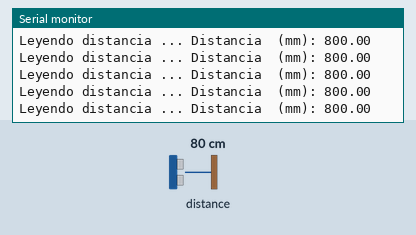
Bench run of a sketch on a simulated Arduino Uno, built with avr-gcc and run on an emulated ATmega328P. Shown: the last lines printed to the serial monitor. The inputs (shaded band) are chosen by the test bench; at power-on: distance to the obstacle 80 cm.

Above: at 1.2 s.
1.3 s: distance to the obstacle set to 250 cm
At 1.46 s:
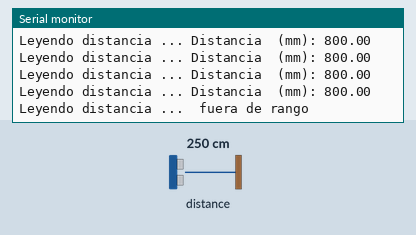
3.2 s: distance to the obstacle set to 2 cm
At 3.2 s:
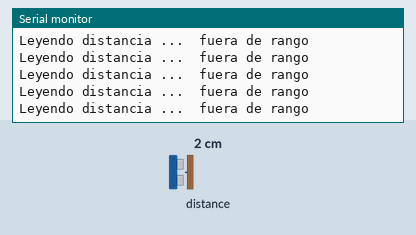
Timing chart, 0 to 6.2 s (numbered marks = the images above; inputs shaded):
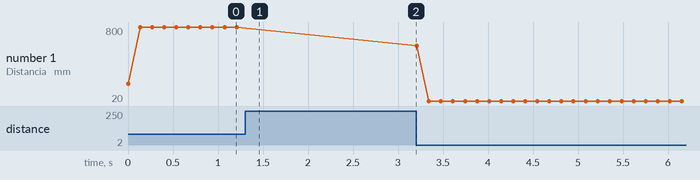

The sketch:

interferometria.ino
```cpp
#include "Adafruit_VL53L0X.h"

float senal = 0;
float senalANT = 0;
float alfa = 0.25;
float EMA = 0;

Adafruit_VL53L0X lox = Adafruit_VL53L0X();

void setup() {
  Serial.begin(115200);


  while (! Serial) {
    delay(1);
  }

  Serial.println("----- VL53L0X -----");
  if (!lox.begin()) {
    Serial.println(F("error de inicializacion"));
    while(1);
  }

  Serial.println(F("VL53L0X ejemplo rango\n\n"));
}


void loop() {
  VL53L0X_RangingMeasurementData_t measure;

  Serial.print("Leyendo distancia ... ");
  lox.rangingTest(&measure, false);

  if (measure.RangeStatus != 4) {
    senalANT = senal;
    senal = measure.RangeMilliMeter;

    EMA = filtroEMA(measure.RangeMilliMeter, alfa, senalANT);
    Serial.print("Distancia  (mm): "); Serial.println(EMA);
  } else {
    Serial.println(" fuera de rango ");
  }

  delay(100);
}

float filtroEMA(float senal, float alfa, float senalANT){
  EMA = alfa*senal + (1 - alfa)*senalANT;
  return EMA;
}
```

Measured:
- after the input at 1.3 s, the serial monitor: prints a new line at once (image 1)
- plotted number 1: 800 → 20 after the input at 3.2 s
